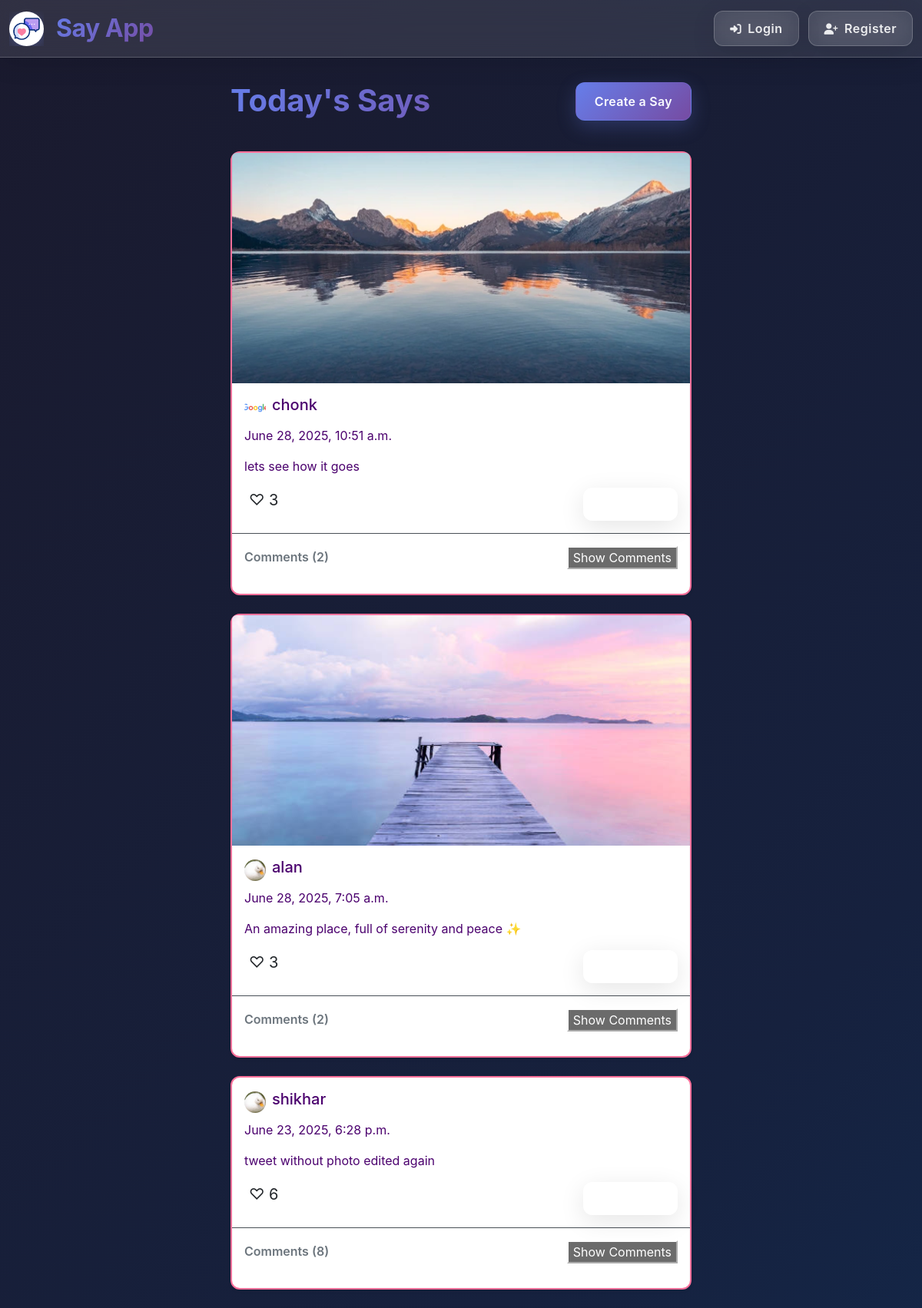
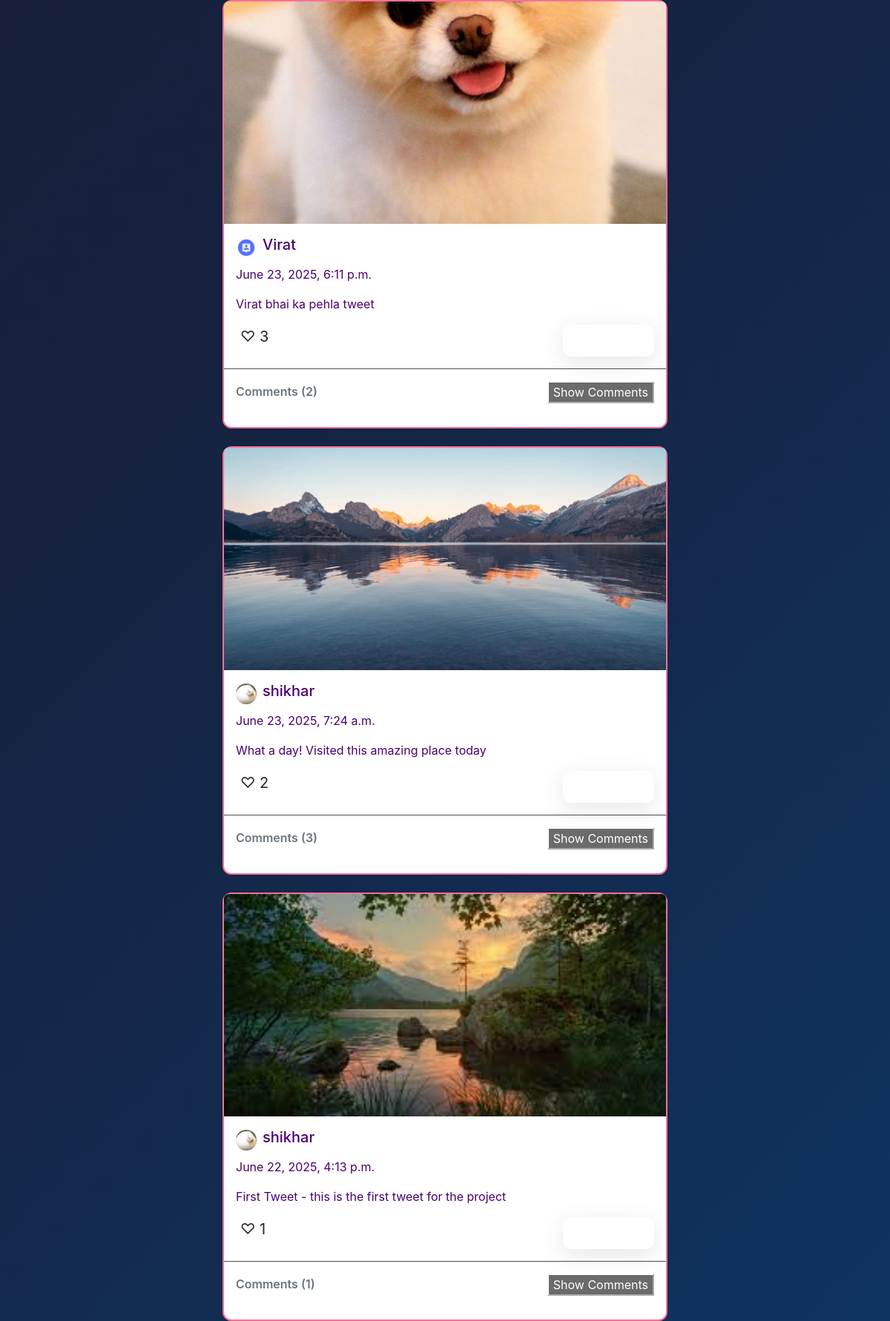
Screenshot of /tweet/ (upper part) with the database file from the repository (2 pictures, top to bottom).
### tweet/models.py (models this page shows, shortened)
class Tweet(models.Model):
    user = models.ForeignKey(User, on_delete=models.CASCADE)
    text = models.TextField(max_length=240)
    photo = models.ImageField(upload_to='photos/', blank=True, null=True)
    created_at = models.DateTimeField(auto_now_add=True)
    updated_at = models.DateTimeField(auto_now=True)
    likes = models.ManyToManyField(User, related_name='liked_tweets', blank=True)

class Profile(models.Model):
    user = models.OneToOneField(User, on_delete=models.CASCADE)
    bio = models.TextField(blank=True, null=True)
    profile_image = models.ImageField(upload_to='profile_pics/', blank=True, null=True)
    followers = models.ManyToManyField(User, related_name='following', blank=True)

### tweet/views.py (the view)
# urls.py: path('', lambda request: redirect('tweet_list')),
def tweet_list(request):
    tweets = Tweet.objects.all().order_by('-created_at')
    comment_form = CommentForm
    return render(request, 'tweet_list.html', {
            'tweets': tweets,
            'comment_form': comment_form,
        })

### tweet/templates/tweet_list.html (shortened to what this page needs)
{% extends "layout.html" %}
{% load static %}
{% block content %}
<link rel="stylesheet" href="{% static 'styles/layout.css' %}">
<div class="container">
    <div class="page-header mx-auto d-flex mb-4" style="max-width: 600px;">
        <h1 class="page-title" style="font-color: white;">Today's Says</h1>
        <a href="{% url 'tweet_create' %}" class="btn btn-create-say">
            <span class="create-text">Create a Say</span>
        </a>
    </div>
    {% for tweet in tweets %}
    <div class="card mx-auto mb-4 shadow-sm" style="max-width: 600px; border-radius: 12px; background: white; border: 2px solid #fa709a;">
        {% if tweet.photo %}
            <img src="{{ tweet.photo.url }}" class="card-img-top rounded-top" alt="Tweet Image" style="max-height: 300px; object-fit: cover;">
        {% endif %}
        <div class="card-body" style="color: #4B006E;">
            <a href="{% url 'profile_page' tweet.user.username %}" class="text-decoration-none d-flex align-items-center mb-2" style="color: #4B006E;">
                {% if tweet.user.profile.profile_image %}
                    <img src="{{ tweet.user.profile.profile_image.url }}" class="rounded-circle me-2 img-fluid" style="height:28px; width:28px; object-fit:cover;">
                {% else %}
                    <img src="{% static "images/default_profile.png" %}" class="rounded-circle me-2 img-fluid" style="height:28px; width:28px; object-fit:cover;">
                {% endif %}
                <h5 style="color: #4B006E;">{{ tweet.user.username }}</h5>
            </a>
            <p style="color: #4B006E;">{{tweet.created_at}}</p>
            <p class="card-text fs-6" style="color: #4B006E;">{{ tweet.text }}</p>
            <form method="post" action="{% url 'like_tweet' tweet.id %}" class="d-inline like-form" data-tweet-id="{{ tweet.id }}">
                <button type="submit" class="bg-transparent border-0 fs-5 like-btn text-dark">
                    {% if user in tweet.likes.all %}
                        <img src="{% static 'images/heart.png' %}" alt="Liked" style="height: 23px; width: 23px; vertical-align: middle;">
                    {% else %}
                        ♡
                    {% endif %}
                    <span class="like-count text-dark">{{ tweet.likes.count }}</span>
                </button>
            </form>
            <button class="btn btn-sm btn-outline-secondary float-end show-likes-button" data-bs-toggle="collapse" data-bs-target="#likes-{{ tweet.id }}">
            </button>
        </div>
        <div class="px-3 py-3 border-top" style="border-radius: 0 0 12px 12px;">
            <div class="d-flex justify-content-between align-items-center mb-3">
                <h6 class="mb-0 fw-semibold text-secondary">Comments ({{ tweet.comments.count }})</h6>
                <button class="show-comments-button" data-bs-toggle="collapse" data-bs-target="#comments-{{ tweet.id }}" aria-expanded="false">
                    <span class="toggle-text">Show</span> Comments
                </button>
            </div>
        </div>
    </div>
    {% endfor %}
</div>
{% endblock %}

### static/styles/layout.css (style rules this page uses)
:root { --primary-gradient: linear-gradient(135deg, #667eea 0%, #764ba2 100%); --secondary-gradient: linear-gradient(135deg, #f093fb 0%, #f5576c 100%); --success-gradient: linear-gradient(135deg, #4facfe 0%, #764ba2 100%); --danger-gradient: linear-gradient(135deg, #fa709a 0%, #667eea 100%); --create-gradient: linear-gradient(135deg, #667eea 0%, #764ba2 100%); --create-gradient-hover: linear-gradient(135deg, #7c8ef0 0%, #8a5bb8 100%); --glass-bg: rgba(255, 255, 255, 0.1); --glass-border: rgba(255, 255, 255, 0.2); --shadow-soft: 0 8px 32px rgba(0, 0, 0, 0.1); --shadow-hover: 0 12px 40px rgba(0, 0, 0, 0.15); --shadow-create: 0 8px 24px rgba(102, 126, 234, 0.25); --shadow-create-hover: 0 12px 32px rgba(102, 126, 234, 0.35); }
* { transition: all 0.3s cubic-bezier(0.4, 0, 0.2, 1); }
body { background: linear-gradient(135deg, #1a1a2e 0%, #16213e 50%, #0f3460 100%); min-height: 100vh; font-family: 'Inter', 'Segoe UI', system-ui, sans-serif; }
.btn { border: none; border-radius: 12px; padding: 10px 20px; font-weight: 600; letter-spacing: 0.5px; position: relative; overflow: hidden; backdrop-filter: blur(20px); background: var(--glass-bg); border: 1px solid var(--glass-border); color: rgba(255, 255, 255, 0.9); box-shadow: var(--shadow-soft); }
.btn::before { content: ''; position: absolute; top: 0; left: -100%; width: 100%; height: 100%; background: linear-gradient(90deg, transparent, rgba(255, 255, 255, 0.1), transparent); transition: left 0.6s; }
.btn-create-say { background: var(--create-gradient); border: 1px solid rgba(102, 126, 234, 0.3); border-radius: 12px; padding: 12px 24px; color: white; font-weight: 600; letter-spacing: 0.3px; box-shadow: var(--shadow-create); position: relative; overflow: hidden; backdrop-filter: blur(10px); white-space: nowrap; }
.btn-create-say::before { content: ''; position: absolute; top: 0; left: -100%; width: 100%; height: 100%; background: linear-gradient(90deg, transparent, rgba(255, 255, 255, 0.15), transparent); transition: left 0.5s; }
.create-text { background: linear-gradient(45deg, #ffffff, #f8f9ff, #ffffff); background-size: 200% 200%; -webkit-background-clip: text; -webkit-text-fill-color: transparent; background-clip: text; animation: subtle-shimmer 4s ease-in-out infinite; }
.page-header { padding: 2rem 0 1rem; display: flex; justify-content: space-between; align-items: center; flex-wrap: wrap; gap: 1rem; }
.page-title { color: rgba(255, 255, 255, 0.9); font-weight: 700; margin: 0; background: var(--primary-gradient); -webkit-background-clip: text; -webkit-text-fill-color: transparent; background-clip: text; flex: 1; min-width: fit-content; }
.page-header .btn-create-say { flex-shrink: 0; margin-left: auto; }
@media (min-width: 769px) { .page-header { align-items: baseline; } }
@media (min-width: 769px) { .page-header .btn-create-say { align-self: flex-start; } }

### rows the page displays
Tweet: photo (picture), user.profile.profile_image (picture), user.username "chonk", created_at "June 28, 2025, 10:51 a.m.", text "lets see how it goes", likes.count "3", comments.count "2"
Tweet: photo (picture), user.profile.profile_image (picture), user.username "alan", created_at "June 28, 2025, 7:05 a.m.", text "An amazing place, full of serenity and peace ✨", likes.count "3", comments.count "2"
Tweet: user.profile.profile_image (picture), user.username "shikhar", created_at "June 23, 2025, 6:28 p.m.", text "tweet without photo edited again", likes.count "6", comments.count "8"
Tweet: photo (picture), user.username "Virat", created_at "June 23, 2025, 6:11 p.m.", text "Virat bhai ka pehla tweet", likes.count "3", comments.count "2"
Tweet: photo (picture), user.profile.profile_image (picture), user.username "shikhar", created_at "June 23, 2025, 7:24 a.m.", text "What a day! Visited this amazing place today", likes.count "2", comments.count "3"
Tweet: photo (picture), user.profile.profile_image (picture), user.username "shikhar", created_at "June 22, 2025, 4:13 p.m.", text "First Tweet - this is the first tweet for the project", likes.count "1", comments.count "1"
